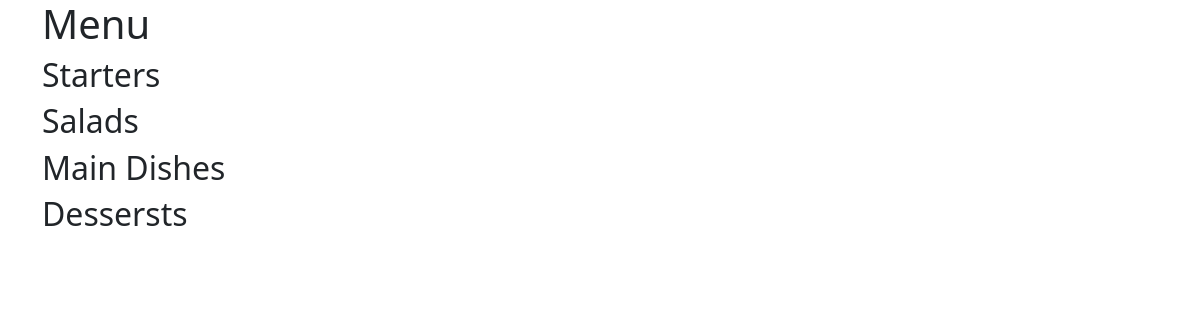
The app's page /, older data.
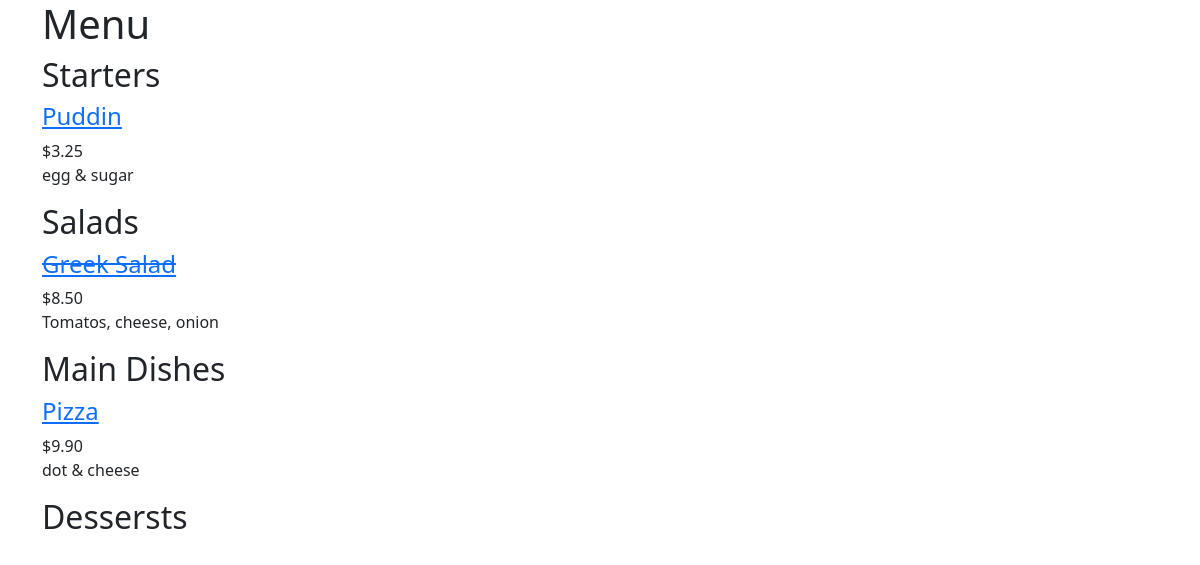
The same page, newer data.
### restaurant_menu/models.py (models this page shows, shortened)
class Item(models.Model):
    meal = models.CharField(max_length=1000, unique=True)
    description = models.CharField(max_length=2000)
    price = models.DecimalField(max_digits=10,decimal_places=2)
    meal_type = models.CharField(max_length=200,choices=MEAL_TYPE)
    author = models.ForeignKey(User, on_delete=models.PROTECT)
    status = models.IntegerField(choices=STATUS, default=0)
    date_created = models.DateTimeField(auto_now_add=True)
    date_updated = models.DateTimeField(auto_now_add=True)

### restaurant_menu/views.py (the view)
# urls.py: path('', views.MenuList.as_view(), name='home'),
class MenuList(generic.ListView):
    queryset =Item.objects.order_by("-date_created")
    template_name = "index.html"
    def get_context_data(self, **kwargs):
        context = super().get_context_data(**kwargs)
        context["meals"] = MEAL_TYPE
        return context

### templates/index.html (shortened to what this page needs)
<!doctype html>
<html>
    <head>
        <link rel="stylesheet" href="https://cdn.jsdelivr.net/npm/bootstrap@5.1.3/dist/css/bootstrap.min.css">
    </head>
    <body>
        <div class="container">
            <h1>Menu</h1>
            {% for meal in meals %}
                <h2> {{ meal.1 }}</h2>
                {% for row in item_list %}
                    {% if row.meal_type == meal.0 %}
                        {% if row.status == 0 %}
                        <a href="{% url 'menu_item' row.pk %}"><h4><del>{{ row.meal }}</del></h4></a>  <span class="meal-price">${{ row.price }}</span>                          <p>{{ row.description }}</p>
                        {% else %}
                        <a href="{% url 'menu_item' row.pk %}"><h4>{{ row.meal }}</h4></a> <span class="meal-price">${{ row.price }}</span>                        <p>{{ row.description }}</p>
                        {% endif %}
                    {% endif %}
                {% endfor %}
            {% endfor %}
        </div>
    </body>
</html>

Row changes from the older to the newer data that the page shows:
added Item: meal "Puddin", price "3.25", description "egg & sugar", shown under "Starters"
added Item: meal "Greek Salad", price "8.50", description "Tomatos, cheese, onion", shown under "Salads"
added Item: meal "Pizza", price "9.90", description "dot & cheese", shown under "Main Dishes"
